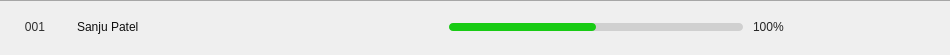
<?xml version="1.0" encoding="UTF-8"?>
<ui version="4.0">
 <class>student_block</class>
 <widget class="QWidget" name="student_block">
  <property name="geometry">
   <rect>
    <x>0</x>
    <y>0</y>
    <width>950</width>
    <height>55</height>
   </rect>
  </property>
  <property name="minimumSize">
   <size>
    <width>0</width>
    <height>50</height>
   </size>
  </property>
  <property name="maximumSize">
   <size>
    <width>16777215</width>
    <height>55</height>
   </size>
  </property>
  <property name="cursor">
   <cursorShape>ArrowCursor</cursorShape>
  </property>
  <property name="windowTitle">
   <string>Form</string>
  </property>
  <property name="styleSheet">
   <string notr="true">QProgressBar {
    border-radius:4px;
	background-color: rgb(208, 208, 208);
	text-align: center;
	color: transparent;
}
QProgressBar::chunk {
    border-radius: 4px;
    background-color: #18CB14;   }

QLabel{
	color: rgb(0, 0, 0);
}

#student_block{
	border-top: 1px solid rgb(166, 166, 166);
}
</string>
  </property>
  <layout class="QHBoxLayout" name="horizontalLayout">
   <property name="spacing">
    <number>7</number>
   </property>
   <property name="leftMargin">
    <number>0</number>
   </property>
   <property name="topMargin">
    <number>5</number>
   </property>
   <property name="rightMargin">
    <number>0</number>
   </property>
   <property name="bottomMargin">
    <number>5</number>
   </property>
   <item>
    <widget class="QLabel" name="serial_number">
     <property name="sizePolicy">
      <sizepolicy hsizetype="Fixed" vsizetype="Fixed">
       <horstretch>0</horstretch>
       <verstretch>0</verstretch>
      </sizepolicy>
     </property>
     <property name="minimumSize">
      <size>
       <width>70</width>
       <height>0</height>
      </size>
     </property>
     <property name="maximumSize">
      <size>
       <width>60</width>
       <height>16777215</height>
      </size>
     </property>
     <property name="styleSheet">
      <string notr="true">
color: rgb(47, 47, 47);
font: 600 12pt &quot;Segoe UI&quot;;</string>
     </property>
     <property name="text">
      <string>001</string>
     </property>
     <property name="alignment">
      <set>Qt::AlignmentFlag::AlignCenter</set>
     </property>
    </widget>
   </item>
   <item>
    <widget class="QPushButton" name="name">
     <property name="sizePolicy">
      <sizepolicy hsizetype="Preferred" vsizetype="Fixed">
       <horstretch>0</horstretch>
       <verstretch>0</verstretch>
      </sizepolicy>
     </property>
     <property name="styleSheet">
      <string notr="true">color: rgb(15, 15, 15);
font: 600 12pt &quot;Segoe UI&quot;;
text-align: left;
padding: 0px;
border: none</string>
     </property>
     <property name="text">
      <string>Sanju Patel</string>
     </property>
    </widget>
   </item>
   <item>
    <widget class="QWidget" name="widget_2" native="true">
     <property name="sizePolicy">
      <sizepolicy hsizetype="Preferred" vsizetype="Fixed">
       <horstretch>0</horstretch>
       <verstretch>0</verstretch>
      </sizepolicy>
     </property>
     <property name="minimumSize">
      <size>
       <width>0</width>
       <height>8</height>
      </size>
     </property>
     <property name="maximumSize">
      <size>
       <width>400</width>
       <height>16777215</height>
      </size>
     </property>
     <layout class="QHBoxLayout" name="horizontalLayout_3">
      <property name="spacing">
       <number>10</number>
      </property>
      <property name="leftMargin">
       <number>0</number>
      </property>
      <property name="topMargin">
       <number>0</number>
      </property>
      <property name="rightMargin">
       <number>0</number>
      </property>
      <property name="bottomMargin">
       <number>0</number>
      </property>
      <item>
       <widget class="QProgressBar" name="progressBar_attendance_rate">
        <property name="sizePolicy">
         <sizepolicy hsizetype="Preferred" vsizetype="Fixed">
          <horstretch>0</horstretch>
          <verstretch>0</verstretch>
         </sizepolicy>
        </property>
        <property name="minimumSize">
         <size>
          <width>0</width>
          <height>0</height>
         </size>
        </property>
        <property name="maximumSize">
         <size>
          <width>300</width>
          <height>8</height>
         </size>
        </property>
        <property name="styleSheet">
         <string notr="true"/>
        </property>
        <property name="value">
         <number>50</number>
        </property>
       </widget>
      </item>
      <item>
       <widget class="QLabel" name="attendance_rate_label">
        <property name="sizePolicy">
         <sizepolicy hsizetype="Fixed" vsizetype="Fixed">
          <horstretch>0</horstretch>
          <verstretch>0</verstretch>
         </sizepolicy>
        </property>
        <property name="maximumSize">
         <size>
          <width>60</width>
          <height>16777215</height>
         </size>
        </property>
        <property name="styleSheet">
         <string notr="true">font: 600 12pt &quot;Segoe UI&quot;;
color: rgb(36, 36, 36);</string>
        </property>
        <property name="text">
         <string>100%</string>
        </property>
       </widget>
      </item>
     </layout>
    </widget>
   </item>
   <item>
    <widget class="QWidget" name="widget" native="true">
     <property name="sizePolicy">
      <sizepolicy hsizetype="Fixed" vsizetype="Fixed">
       <horstretch>0</horstretch>
       <verstretch>0</verstretch>
      </sizepolicy>
     </property>
     <property name="maximumSize">
      <size>
       <width>130</width>
       <height>16777215</height>
      </size>
     </property>
     <property name="styleSheet">
      <string notr="true">QPushButton{
	border: none
}</string>
     </property>
     <layout class="QHBoxLayout" name="horizontalLayout_2">
      <property name="spacing">
       <number>0</number>
      </property>
      <property name="leftMargin">
       <number>0</number>
      </property>
      <property name="topMargin">
       <number>0</number>
      </property>
      <property name="rightMargin">
       <number>0</number>
      </property>
      <property name="bottomMargin">
       <number>0</number>
      </property>
      <item>
       <widget class="QPushButton" name="btn_present">
        <property name="sizePolicy">
         <sizepolicy hsizetype="Fixed" vsizetype="Fixed">
          <horstretch>0</horstretch>
          <verstretch>0</verstretch>
         </sizepolicy>
        </property>
        <property name="cursor">
         <cursorShape>PointingHandCursor</cursorShape>
        </property>
        <property name="text">
         <string/>
        </property>
        <property name="icon">
         <iconset>
          <normaloff>icons/present_unchecked.png</normaloff>icons/present_unchecked.png</iconset>
        </property>
        <property name="iconSize">
         <size>
          <width>20</width>
          <height>20</height>
         </size>
        </property>
       </widget>
      </item>
      <item>
       <widget class="QPushButton" name="btn_absent">
        <property name="sizePolicy">
         <sizepolicy hsizetype="Fixed" vsizetype="Fixed">
          <horstretch>0</horstretch>
          <verstretch>0</verstretch>
         </sizepolicy>
        </property>
        <property name="cursor">
         <cursorShape>PointingHandCursor</cursorShape>
        </property>
        <property name="text">
         <string/>
        </property>
        <property name="icon">
         <iconset>
          <normaloff>icons/absent_unchecked.png</normaloff>icons/absent_unchecked.png</iconset>
        </property>
        <property name="iconSize">
         <size>
          <width>20</width>
          <height>20</height>
         </size>
        </property>
       </widget>
      </item>
     </layout>
    </widget>
   </item>
  </layout>
 </widget>
 <resources/>
 <connections/>
</ui>
